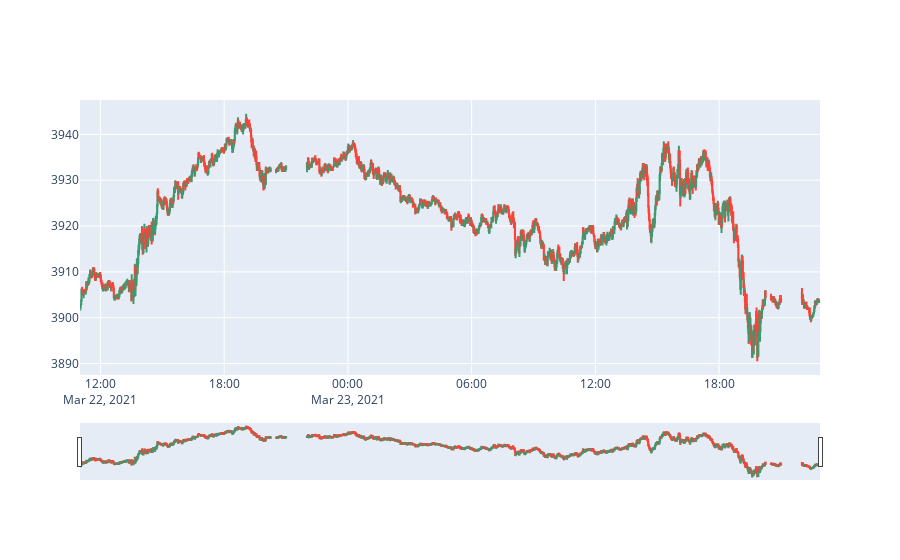

Notebook cell for this chart:
### Code cell
import plotly.graph_objects as go

import pandas as pd
from datetime import datetime

fig = go.Figure(data=[go.Candlestick(x=data.index,
                open=data['open'],
                high=data['high'],
                low=data['low'],
                close=data['close'])])

fig.show()

### Figure 1 — Plotly figure (JSON) as saved in the notebook; plotly's stock layout.template omitted (floating-point values rounded to 4 significant figures; data arrays with more than 128 entries replaced by an {"elided": "..."} marker saying what was removed)
{"data": [{"close": {"elided": "2000 float values"}, "high": {"elided": "2000 float values"}, "low": {"elided": "2000 float values"}, "open": {"elided": "2000 float values"}, "type": "candlestick", "x": {"elided": "2000 str values"}}], "layout": {}}
